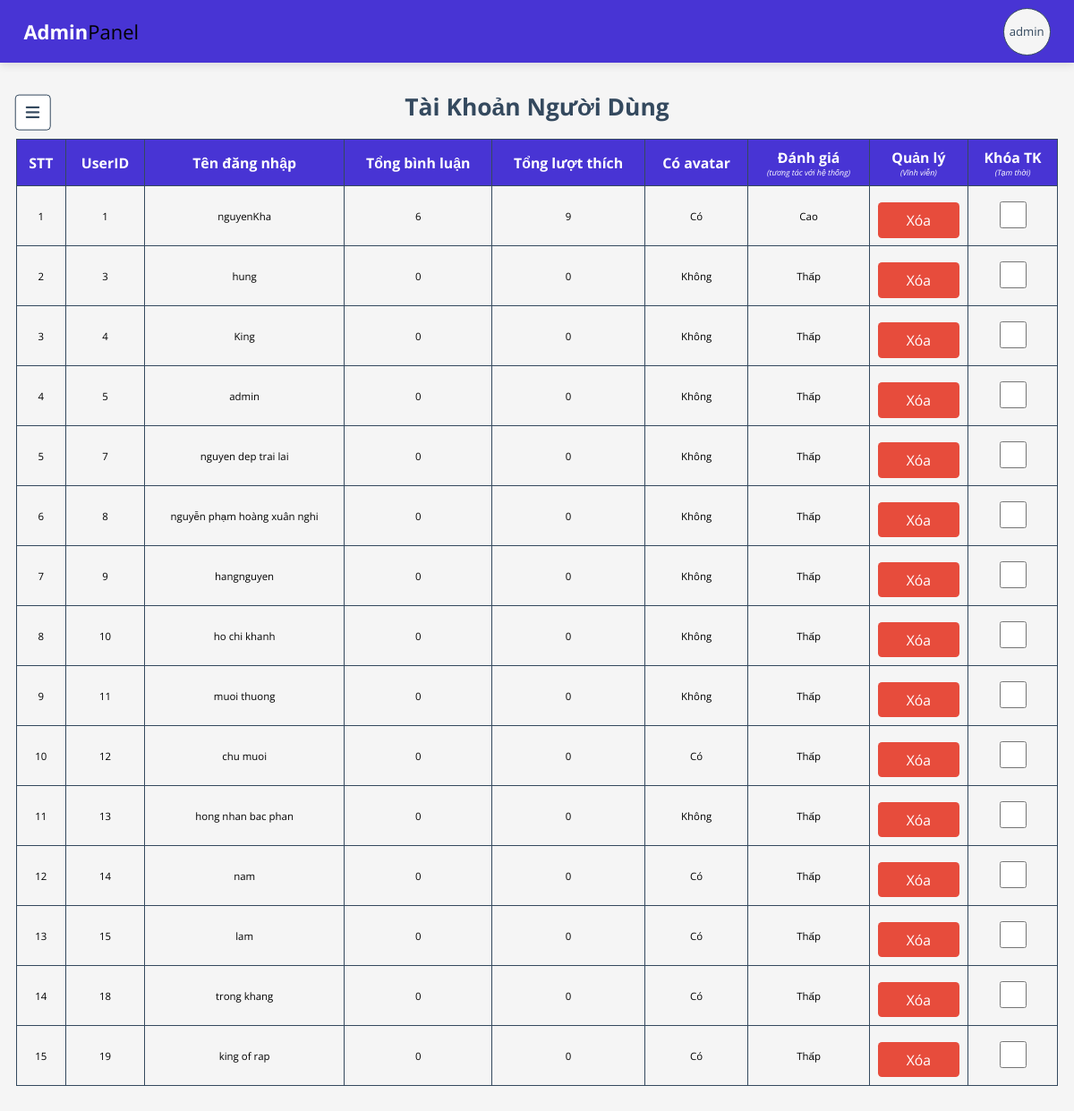
/admin/users_accounts.php (signed in), run on the app's committed database.
### tables this page shows
CREATE TABLE `users` (
  `id` int(100) NOT NULL,
  `name` varchar(255) NOT NULL,
  `email` varchar(50) NOT NULL,
  `password` varchar(50) NOT NULL,
  `avatar` blob DEFAULT NULL,
  `banned` tinyint(1) NOT NULL DEFAULT 0,
  `level_of_interaction` enum('Cao','Ổn định','Thấp') DEFAULT 'Thấp',
  `reset_code` varchar(32) DEFAULT NULL
);

### admin/users_accounts.php (the view, shortened to what this page needs)
<?php
include '../components/connect.php';
?>
<!DOCTYPE html>
<html lang="en">
<head>
   <link rel="stylesheet" href="https://cdnjs.cloudflare.com/ajax/libs/font-awesome/6.1.1/css/all.min.css">
   <link rel="stylesheet" href="../css/admin_style_edit.css">
</head>
<body>
   <?php include '../components/admin_header.php' ?>
   <section class="accounts">
      <h1 class="heading">Tài khoản người dùng</h1>
      <div class="box-container">
         <table>
            <thead>
               <th>STT</th>
               <th>UserID</th>
               <th>Tên đăng nhập</th>
               <th>Tổng bình luận</th>
               <th>Tổng lượt thích</th>
               <th>Có avatar</th>
               <th>Đánh giá <br>
                  <p>(tương tác với hệ thống)</p>
               </th>
               <th>Quản lý <br>
                  <p>(Vĩnh viễn)</p>
               </th>
               <th>Khóa TK <br>
                  <p>(Tạm thời)</p>
               </th>
            </thead>
            <tbody>
               <?php
               $select_account = $conn->prepare("SELECT * FROM `users`");
               $select_account->execute();
               if ($select_account->rowCount() > 0) {
                  $count = 1;
                  while ($fetch_accounts = $select_account->fetch(PDO::FETCH_ASSOC)) {
                     $user_id = $fetch_accounts['id'];
                     $count_user_comments = $conn->prepare("SELECT * FROM `comments` WHERE user_id = ?");
                     $count_user_comments->execute([$user_id]);
                     $total_user_comments = $count_user_comments->rowCount();
                     $count_user_likes = $conn->prepare("SELECT * FROM `likes` WHERE user_id = ?");
                     $count_user_likes->execute([$user_id]);
                     $total_user_likes = $count_user_likes->rowCount();
               ?>
                     <tr>
                        <td><?= $count++; ?></td>
                        <td><span><?= $user_id; ?></span></td>
                        <td><span><?= $fetch_accounts['name']; ?></span></td>
                        <td><span><?= $total_user_comments; ?></span></td>
                        <td><span><?= $total_user_likes; ?></span></td>
                        <td><span><?= $fetch_accounts['avatar'] == NULL ? "Không": "Có" ?></span></td>
                        <td><span><?=$fetch_accounts['level_of_interaction'] ?></span></td>
                        <td>
                           <form action="" method="post">
                              <button class="delete-btn" type="submit" name="delete_user" onclick="return confirm('Bạn có chắc chắn muốn xóa người dùng này?');">Xóa</button>
                           </form>
                        </td>
                        <td>
                           <form method="post">
                              <input type="checkbox" name="banned" class="banned_check" <?= $fetch_accounts['banned'] ? 'checked' : ''; ?> onchange="this.form.submit()">
                           </form>
                        </td>
                     </tr>
               <?php
                  }
               } else {
                  echo '<p class="empty">Không có tài khoản người dùng nào!</p>';
               }
               ?>
            </tbody>
         </table>
      </div>
   </section>
</body>
</html>

### components/admin_header.php (shortened to what this page needs)
<header class="header">
   <div class="header_top">
      <a href="dashboard.php" class="logo">Admin<span>Panel</span></a>
      <div class="profile">
         <?php
         $select_profile = $conn->prepare("SELECT * FROM `admin` WHERE id = ?");
         $select_profile->execute([$admin_id]);
         $fetch_profile = $select_profile->fetch(PDO::FETCH_ASSOC);
         ?>
         <a href="update_profile.php"><?= $fetch_profile['name']; ?></a>
      </div>
   </div>
</header>
<div id="menu-btn" class="fas fa-bars"></div>

### css/admin_style_edit.css (style rules this page uses)
:root { --main-color: #4834d4; --red: #e74c3c; --orange: #f39c12; --black: #34495e; --white: #fff; --light-bg: #f5f5f5; --light-color: #999; --border: 0.2rem solid var(--black); --box-shadow: 0 0.5rem 1rem rgba(0, 0, 0, 0.1); }
* { font-family: "Open Sans", sans-serif; margin: 0; padding: 0; box-sizing: border-box; text-decoration: none; outline: none; border: none; }
html { font-size: 62.5%; overflow-x: hidden; }
body { background-color: var(--light-bg); padding-left: 35rem; }
section { max-width: 1200px; margin: 0 auto; padding: 2rem; }
.btn, .delete-btn, .option-btn, .inline-btn, .inline-option-btn, .inline-delete-btn { margin-top: 1rem; margin-right:1rem; border-radius: 0.5rem; cursor: pointer; font-size: 1.8rem; color: var(--white); padding: 1rem 2rem; text-transform: capitalize; text-align: center; }
.btn, .delete-btn, .option-btn { display: block; width: 100%; }
.inline-delete-btn, .delete-btn { background-color: var(--red); }
.heading { text-align: center; margin-bottom: 2rem; text-transform: capitalize; color: var(--black); font-size: 3rem; }
.header { position: fixed; top: 0; left: 0; transition: 0.2s linear; background-color: var(--white); z-index: 1000; border-right: var(--border); width: 35rem; padding: 2rem; min-height: 100vh; text-align: center; overflow-y: scroll; }
.header .header_top { background-color: var(--main-color); position: fixed; width: 100%; top: 0; left: 0; display: flex; align-items: center; justify-content: space-between; padding: 0 3rem; transition: transform 0.4s ease-in-out; box-shadow: var(--box-shadow); }
.header .logo { font-size: 2.5rem; color: var(--white); font-weight: bold; }
.header .logo span { color:black; font-weight: normal; }
.header .profile { width: 6rem; height: 6rem; border-radius: 50%; background-color: var(--light-bg); margin: 1rem 0; border: var(--border); display: flex; align-items: center; justify-content: center; }
.header .profile a { font-size: 1.5rem; color: var(--black); }
#menu-btn { display: block; border: var(--border); border-radius: 0.5rem; background-color: var(--white); color: var(--black); cursor: pointer; box-shadow: var(--border); height: 4.5rem; line-height: 4.3rem; width: 4.5rem; font-size: 2rem; position: sticky; top: 12rem; left: 1.9rem; text-align: center; }
table { border-collapse: collapse; border: var(--border); margin: 0 0 2rem 0; }
th { font-size: 1.8rem; font-weight: bold; background-color: var(--main-color); color: var(--white); }
td { font-size: 1.3rem; }
th, td { border: var(--border); padding: 1rem 1rem; text-align: center; }
.accounts { margin-top: 5rem; }
.accounts .box-container { display: flex; flex-direction: column; flex-wrap: wrap; gap: 1.5rem; justify-content: center; align-items: flex-start; width: 100%; }
table { width: 100%; }
th, tr { text-align: center; }
thead th p { font-size: 1rem; font-weight: normal; font-style: italic; }
.banned_check { width: 30px; height: 30px; }
@media (max-width: 1200px) { html { font-size: 55%; } }
@media (max-width: 1200px) { body { padding-left: 0; } }
@media (max-width: 1200px) { #menu-btn { display: block; } }
@media (max-width: 1200px) { .header { left: -35rem; transition: 0.2s linear; } }

### data on the page
users: id "1", name "nguyenKha", total_user_comments "6", total_user_likes "9", shows "Có", level_of_interaction "Cao"
users: id "3", name "hung", total_user_comments "0", total_user_likes "0", shows "Không", level_of_interaction "Thấp"
users: id "4", name "King", total_user_comments "0", total_user_likes "0", shows "Không", level_of_interaction "Thấp"
users: id "5", name "admin", total_user_comments "0", total_user_likes "0", shows "Không", level_of_interaction "Thấp"
users: id "7", name "nguyen dep trai lai", total_user_comments "0", total_user_likes "0", shows "Không", level_of_interaction "Thấp"
users: id "8", name "nguyễn phạm hoàng xuân nghi", total_user_comments "0", total_user_likes "0", shows "Không", level_of_interaction "Thấp"
users: id "9", name "hangnguyen", total_user_comments "0", total_user_likes "0", shows "Không", level_of_interaction "Thấp"
users: id "10", name "ho chi khanh", total_user_comments "0", total_user_likes "0", shows "Không", level_of_interaction "Thấp"
users: id "11", name "muoi thuong", total_user_comments "0", total_user_likes "0", shows "Không", level_of_interaction "Thấp"
users: id "12", name "chu muoi", total_user_comments "0", total_user_likes "0", shows "Có", level_of_interaction "Thấp"
users: id "13", name "hong nhan bac phan", total_user_comments "0", total_user_likes "0", avatar "Không", level_of_interaction "Thấp"
users: id "14", name "nam", total_user_comments "0", total_user_likes "0", shows "Có", level_of_interaction "Thấp"
users: id "15", name "lam", total_user_comments "0", total_user_likes "0", shows "Có", level_of_interaction "Thấp"
users: id "18", name "trong khang", total_user_comments "0", total_user_likes "0", shows "Có", level_of_interaction "Thấp"
users: id "19", name "king of rap", total_user_comments "0", total_user_likes "0", shows "Có", level_of_interaction "Thấp"

### other printed values
$fetch_profile['name'] "admin"
